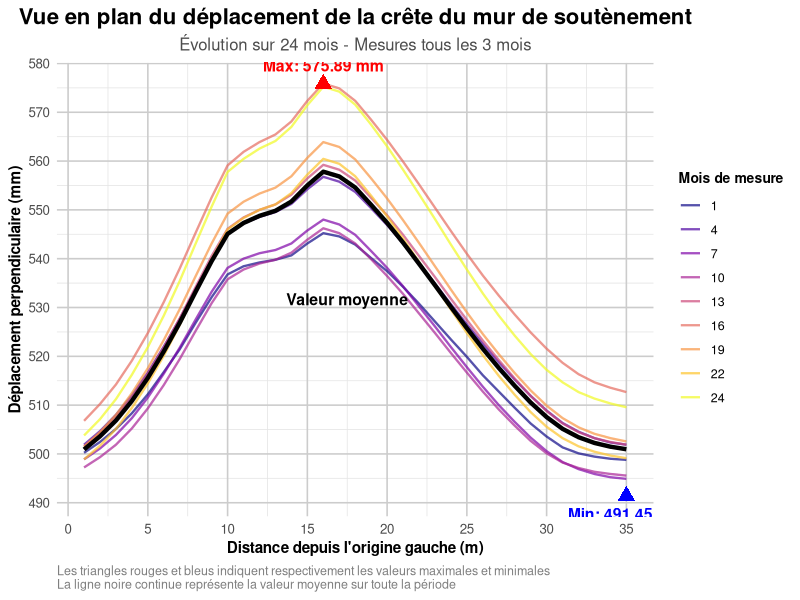

Generate this figure with R:
# Script R : Vue en plan du mouvement de la crête du mur de soutènement
# Auteur : OLT
# Date : 2025-10-28

# Chargement des bibliothèques nécessaires
library(ggplot2)
library(dplyr)
library(tidyr)
library(scales)

# Lecture des données
data <- read.csv("mur_soutenement.csv", stringsAsFactors = FALSE)

# Conversion de la date
data$date <- as.Date(data$date)

# Sélection des mois clés pour la visualisation (tous les 3 mois)
mois_cles <- c(1, 4, 7, 10, 13, 16, 19, 22, 24)
data_filtered <- data %>% filter(mois %in% mois_cles)

# Calcul des statistiques par position
stats_par_position <- data %>%
  group_by(distance_m) %>%
  summarise(
    min_deplacement = min(deplacement_mm),
    max_deplacement = max(deplacement_mm),
    mean_deplacement = mean(deplacement_mm)
  )

# Création du graphique en vue de dessus
p <- ggplot() +
  # Lignes de mouvement par mois
  geom_line(data = data_filtered,
            aes(x = distance_m, y = deplacement_mm,
                group = mois, color = as.factor(mois)),
            linewidth = 0.8, alpha = 0.7) +
  # Ligne des valeurs moyennes
  geom_line(data = stats_par_position,
            aes(x = distance_m, y = mean_deplacement),
            color = "black", linewidth = 1.5, linetype = "solid") +
  # Points min et max
  geom_point(data = stats_par_position %>% filter(max_deplacement == max(max_deplacement)),
             aes(x = distance_m, y = max_deplacement),
             color = "red", size = 4, shape = 17) +
  geom_point(data = stats_par_position %>% filter(min_deplacement == min(min_deplacement)),
             aes(x = distance_m, y = min_deplacement),
             color = "blue", size = 4, shape = 17) +
  # Annotations pour min et max
  geom_text(data = stats_par_position %>% filter(max_deplacement == max(max_deplacement)),
            aes(x = distance_m, y = max_deplacement,
                label = sprintf("Max: %.2f mm", max_deplacement)),
            vjust = -1, color = "red", fontface = "bold", size = 4) +
  geom_text(data = stats_par_position %>% filter(min_deplacement == min(min_deplacement)),
            aes(x = distance_m, y = min_deplacement,
                label = sprintf("Min: %.2f mm", min_deplacement)),
            vjust = 2, color = "blue", fontface = "bold", size = 4) +
  # Annotation pour la moyenne
  annotate("text", x = 17.5, y = mean(stats_par_position$mean_deplacement),
           label = "Valeur moyenne", vjust = -1, color = "black",
           fontface = "bold", size = 4) +
  # Mise en forme
  scale_color_viridis_d(name = "Mois de mesure", option = "plasma") +
  labs(
    title = "Vue en plan du déplacement de la crête du mur de soutènement",
    subtitle = "Évolution sur 24 mois - Mesures tous les 3 mois",
    x = "Distance depuis l'origine gauche (m)",
    y = "Déplacement perpendiculaire (mm)",
    caption = "Les triangles rouges et bleus indiquent respectivement les valeurs maximales et minimales\nLa ligne noire continue représente la valeur moyenne sur toute la période"
  ) +
  theme_minimal(base_size = 12) +
  theme(
    plot.title = element_text(face = "bold", size = 16, hjust = 0.5),
    plot.subtitle = element_text(size = 12, hjust = 0.5, color = "gray30"),
    plot.caption = element_text(size = 9, hjust = 0, color = "gray50"),
    legend.position = "right",
    legend.text = element_text(size = 9),
    legend.title = element_text(face = "bold", size = 10),
    panel.grid.minor = element_line(color = "gray90"),
    panel.grid.major = element_line(color = "gray80"),
    axis.title = element_text(face = "bold", size = 11)
  ) +
  scale_x_continuous(breaks = seq(0, 35, by = 5)) +
  scale_y_continuous(breaks = seq(490, 580, by = 10))

# Sauvegarde du graphique
ggsave("images/plan_view_movement.png", plot = p,
       width = 12, height = 8, dpi = 300, bg = "white")

cat("Graphique de vue en plan créé : images/plan_view_movement.png\n")
